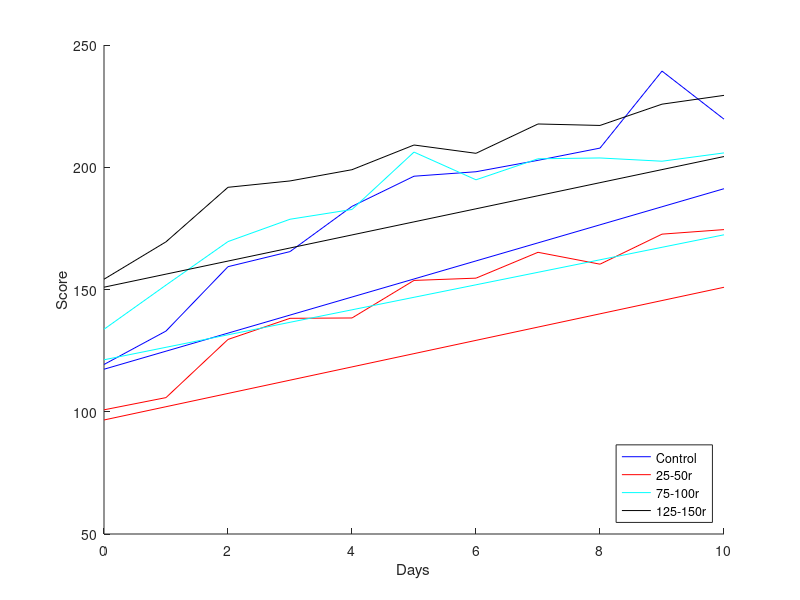

Write the MATLAB code that produced this figure.
 % exercise 7
%%
close all; clear
X1 = [191 223 242 248 266 274 272 279 286 287 286;
  64  72  81  66  92 114 126 123 134 148 140;
  206 172 214 239 265 265 262 274 258 288 289;
  155 171 191 203 219 237 237 220 252 260 245;
  85 138 204 213 224 247 246 259 255 374 284;
  15  22  24  24  38  41  46  62  62  79  74];

X2 = [53  53 102 104 105 125 122 150  93 127 132;
  33  45  50  54  44  47  45  61  50  60  52;
  16  47  45  34  37  61  51  28  43  40  45;
  121 167 188 209 224 229 230 269 264 249 268;
  179 193 206 210 221 234 224 255 246 225 229;
  114  91 154 152 155 174 196 207 208 229 173;
  92 115 133 136 148 159 146 180 148 168 169;
  84  32  97  86  47  87 103 124 110 162 187;
  30  38  37  40  48  61  64  65  83  91  90;
  51  66 131 148 181 172 195 170 158 203 215;
  188 210 221 251 256 268 260 281 286 290 296;
  137 167 172 212 168 213 190 196 211 213 224;
  108  23  18  30  29  40  57  37  47  56  55;
  205 234 260 269 274 282 282 290 298 304 308];

X3 = [181 206 199 237 219 237 232 251 247 254 250;
  178 208 222 237 255 253 254 276 254 267 275;
  190 224 224 261 249 291 293 294 295 299 305;
  127 119 149 196 203 211 207 241 220 188 219;
  94 144 169 164 182 189 188 164 181 142 152;
  148 170 202 181 184 186 207 184 195 168 163;
  99  93 122 145 130 167 153 165 144 156 167;
  207 237 243 281 273 281 279 294 307 305 305;
  188 208 235 249 265 271 263 272 285 283 290;
  140 187 199 205 231 227 228 246 245 263 262;
  109  95 102  96 135 335 111 146 131 162 171;
  69  46  67  28  43  55  55  77  73  76  76;
  69  95 137  99  95 108 129 134 133 131  91;
  51  59  76 101  72  72 107  91 128 120 133;
  156 186 198 201 205 210 217 217 219 223 229];

X4 = [201 202 229 232 224 237 217 268 244 275 246;
  113 126 159 157 137 160 162 171 167 165 185;
  86  54  75  75  71 130 157 142 173 174 156;
  115 158 168 175 188 164 184 195 194 206 212;
  183 175 217 235 241 251 229 241 233 233 275;
  131 147 183 181 206 215 197 207 226 244 240;
  71 105 107  92 101 103  78  87  57  70  71;
  172 213 263 260 276 273 267 286 283 290 298;
  224 258 248 257 257 267 260 279 299 289 300;
  246 257 269 280 289 291 306 301 295 312 311];
%%
disp('(a)');
% without any structure for the mean, can an intraclass corealtio model be
% assumed between the ten days? Test at level 5%

% plot all data points
data = {X1, X2, X3, X4};
hold on
colors = {'b', 'r', 'c', 'k'};
for i = 1:4
  plot(0:size(X1,2)-1, mean(data{i},1), colors{i});
end
legend('Control','25-50r', '75-100r', '125-150r', 'Location','southeast')
xlabel Days
ylabel Score

% set up a test for an intraclass matrix

p = size(X1,2)
S = cell(4,1);
Sp = zeros(p);
n = 0;
for i = 1:4
  S{i} = cov(data{i});
  Sp = Sp + (size(data{i},1)-1)*S{i};
  n = n + size(data{i}, 1);
end
Sp = Sp/(n-4);

% With out any assumption about the mean, we don not pool the matrices 
% (since the popluation are not assumed to have differenet means.)
X = cat(1, data{:});
S = cov(X); 
Ssum = sum(S(:));
logLAMBDA = log(det(S)) - log(Ssum/p) ...
 - (p-1)*log((p*trace(S) - Ssum)/(p*(p-1)))

u = n - 1 - p*(p+1)^2*(2*p-3)/(6*(p-1)*(p^2+p-4));
Q = -u*logLAMBDA
g = 0.5*p*(p+1) - 2
c = chi2inv(0.95, g)

if (Q < c)
  disp('There is an intraclass matrix')
else
  disp('There is not an intraclass matrix')
end
%%
disp('(b)')
logLAMBDA = (n/2)*log(det(S)) - (n/2)*sum(log(diag(S)));

% use the correction suggested in exercise 8.9a from book
u = 2*(1 - (2*p+ 11)/(6*n));
Q = - u * logLAMBDA
c = chi2inv(0.95, p*(p-1)/2)
% reject H0: that Sij = 0 if Q is small
if (Q < c)
  disp('The times steps are  independent')
else
  disp('The times steps are not independent')
end
%%
disp('(c)')


X = cat(1, data{:});
%as done in lectures
t = 0:10;
A = [ ones(p,1),  t'];
[n p] = size(X)
C = zeros(4,n);
niprev = 1;
ni = 0;
for i = 1:4
  ni = ni + size(data{i},1);
  C(i,niprev:ni) = ones(1, size(data{i},1));
  niprev = ni+1;
end
Pc = C'*inv(C*C')*C;
X = X';
V = X * (eye(n) - Pc) * X';
V1 = X*C'*inv(C*C')*C*X';
B = inv(A'*inv(V)*A) * A'*inv(V)*X*C'*inv(C*C')
Y = A*B*C; 
SigmaHat = n^-1*(X - A*B*C)*(X - A*B*C)';


hold on
for i = 1:4
  plot(t, B(1,i) + B(2,i)*t, colors{i})
end
legend('Control','25-50r', '75-100r', '125-150r', 'Location','southeast')

%%

disp('(d)')
%  test can be found on 39/47
% design a test to test the difference between both parameter pairwise
G = eye(2);
[r, q] = size(G)
H = [1 0 0 0]';
[k, t] = size(H)
for i = 2:4
    H(i) = -1;
    %V = X'*(eye(n) - A'*inv(A*A')*A)*X;
    % we can simplyfy W since C is just eye(2);
    R = inv(C*C') + inv(C*C')*C*X'*(inv(V) - ...
        inv(V)*A*inv(A'*inv(V)*A)*A'*inv(V))*X*C'*inv(C*C');
    logLAMBDA = log(det(G*inv(A'*inv(V)*A)*G')) - ...
        log(det(G*inv(A'*inv(V)*A)*G' + G*B*H*inv(H'*R*H)*H'*B'*G'));
    u = n - k + q - p -0.5*(r - t + 1);
    Q = -u*logLAMBDA
    c = chi2inv(0.95, r*t)
    if(Q < c)
        fprintf('Group %d does not have any significant difference compared to the control group.\n', i)
    else
        fprintf('Group %d does have any significant difference compared to the control group.\n', i)
    end
    H(i) = 0;
end
